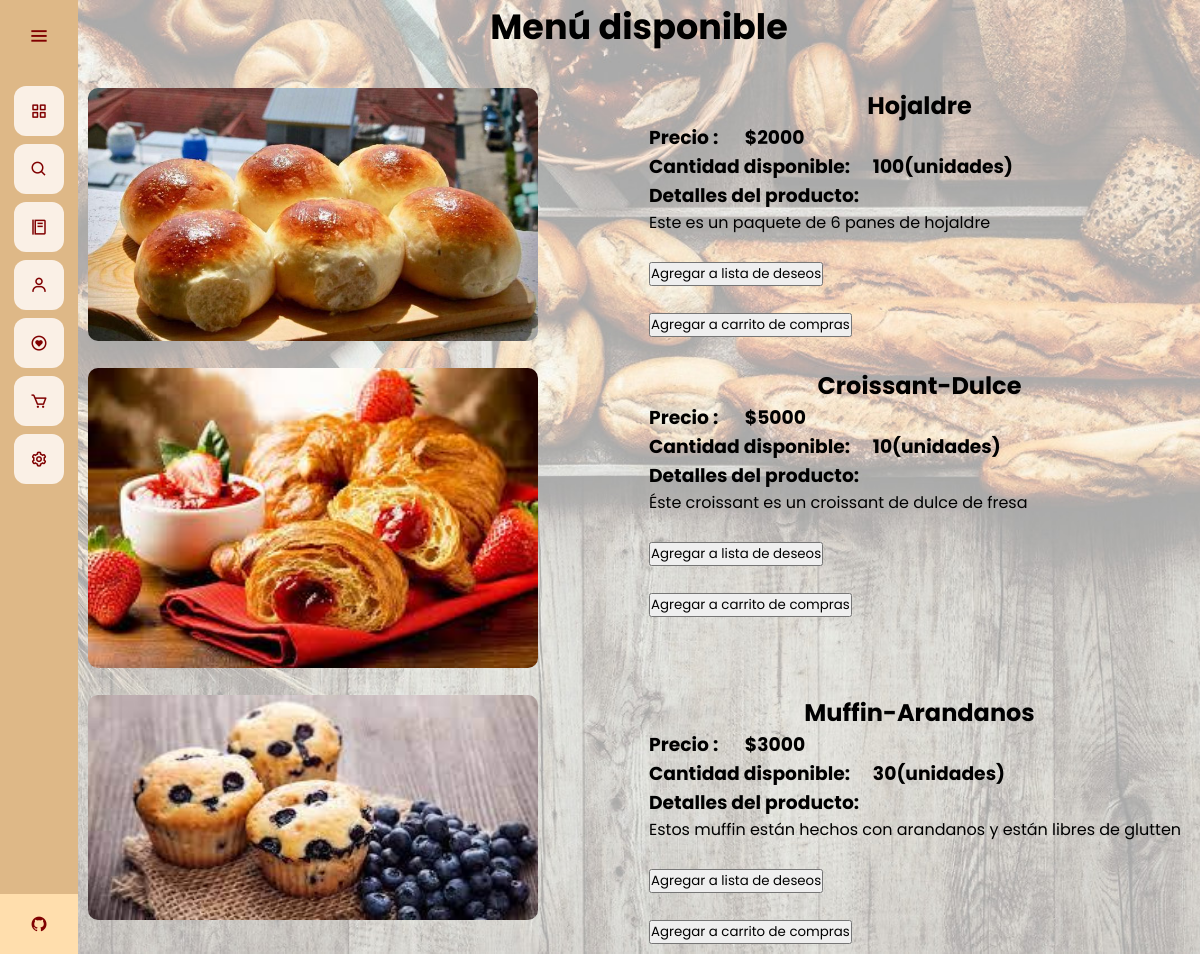
The page /menu on the database its author committed.
### app.py (models this page shows)
class Products(database.Model):
	id = database.Column(database.Integer, primary_key=True)
	productname = database.Column(database.String(30), nullable=False, unique=True)
	price = database.Column(database.Integer, nullable=False)
	quantity = database.Column(database.Integer, nullable=False)
	score = database.Column(database.Integer, nullable=False)
	details = database.Column(database.String(1000))
	image_prod = database.Column(database.String(40), nullable=False, default='pan.jpg')

### app.py (the view, shortened to what this page needs)
@app.route("/menu", methods=['GET', 'POST'])
def menu():
	products = Products.query.filter().all()
	buyform = BuyForm()
	form = WishForm()
	return render_template("carta.html", products = products, form = form, buyform = buyform)

### app.py
class BuyForm(FlaskForm):
	submit = SubmitField("Agregar a carrito de compras")

class WishForm(FlaskForm):
	submit = SubmitField("Agregar a lista de deseos")

### app.py (called while the page is built)
@app.before_request
def make_session_permanent():
    session.permanent = True

### templates/carta.html (shortened to what this page needs)
{% extends 'base.html' %}
{% block style %}
<link rel="stylesheet" href="{{ url_for('static', filename='css/style_menu.css') }}">
{% endblock %}
{% block content %}
<div class="container">
    <h1 class="title">
        Menú disponible
    </h1>
    <br>
    <div class="menu">
        {% for product in products %}
        <div class="column">
            <div class="image-div">
                <img src="{{ url_for('static', filename='images_plates/'+product.image_prod) }}" alt="" class="image">
            </div>
        </div>
        <div class="column">
            <div class="name">
                <h1 class="name">
                    {{ product.productname }}
                </h1>
            </div>
            <div class="price">
                <h3>
                    Precio : &emsp; ${{ product.price }}
                </h3>
            </div>
            <div class="quantity">
                <h3>
                    Cantidad disponible: &emsp;{{ product.quantity }}(unidades)
                </h3>
            </div>
            <div class="details">
                <h3>
                    Detalles del producto:
                </h3>
                <p>
                    {{ product.details }}
                </p>
            </div>
            <div class="wish">
                <br>
                <form action="" method="post">
                    {{ form.submit }}
                </form>
            </div>
            <div class="buy">
                <br>
                <form action="" method="post">
                    {{ buyform.submit }}
                </form>
            </div>
        </div>
        {% endfor %}
    </div>
</div>
{% endblock %}

### static/css/style_base.css (style rules this page uses)
* { margin: 0; padding: 0; box-sizing: border-box; font-family: "Poppins" , sans-serif; }

### static/css/style_menu.css (style rules this page uses)
.title { text-align: center; font-size: 35px; }
.image { width: 450px; border-radius: 10px; }
.menu { display: grid; }
.name { text-align: center; }
.menu { display: flex; flex-direction: row; flex-wrap: wrap; width: 100%; }
.column { display: flex; flex-direction: column; flex-basis: 100%; flex: 1; padding: 10px; }

### rows shown on the page
Products: image_prod (picture), productname "Hojaldre", price "2000", quantity "100", details "Este es un paquete de 6 panes de hojaldre"
Products: image_prod (picture), productname "Croissant-Dulce", price "5000", quantity "10", details "Éste croissant es un croissant de dulce de fresa"
Products: image_prod (picture), productname "Muffin-Arandanos", price "3000", quantity "30", details "Estos muffin están hechos con arandanos y están libres de glutten"
